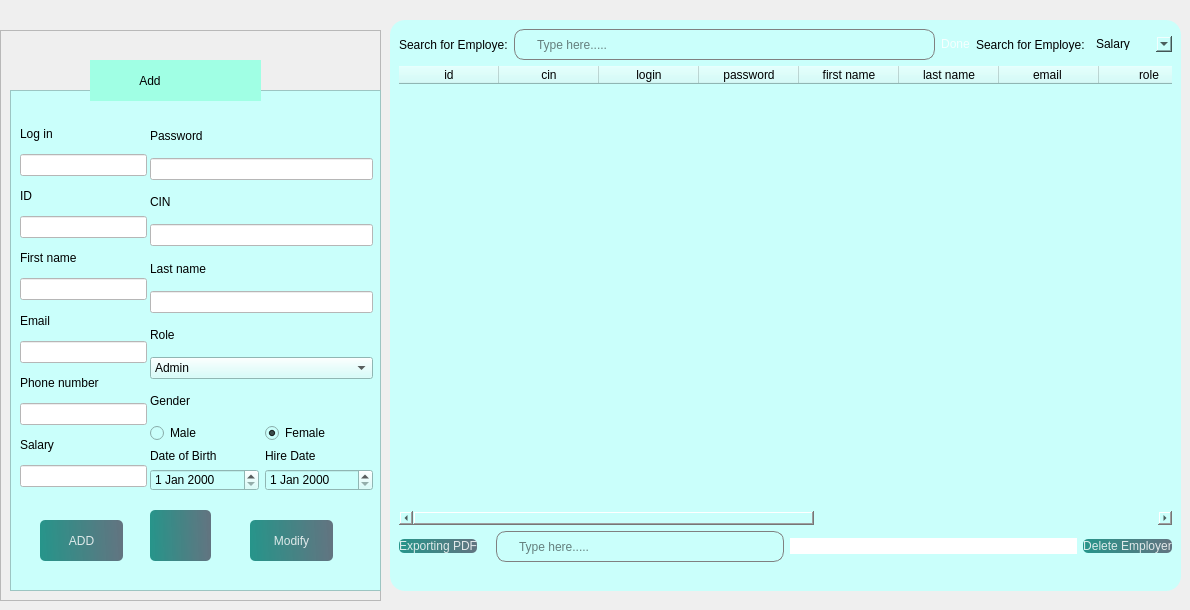
            <widget class="QWidget" name="a1">
             <widget class="QFrame" name="frame_3">
              <property name="geometry">
               <rect>
                <x>0</x>
                <y>30</y>
                <width>381</width>
                <height>571</height>
               </rect>
              </property>
              <property name="frameShape">
               <enum>QFrame::StyledPanel</enum>
              </property>
              <property name="frameShadow">
               <enum>QFrame::Raised</enum>
              </property>
              <widget class="QFrame" name="frame">
               <property name="geometry">
                <rect>
                 <x>10</x>
                 <y>60</y>
                 <width>371</width>
                 <height>501</height>
                </rect>
               </property>
               <property name="styleSheet">
                <string notr="true">
background-color: rgb(202, 255, 251)</string>
               </property>
               <property name="frameShape">
                <enum>QFrame::StyledPanel</enum>
               </property>
               <property name="frameShadow">
                <enum>QFrame::Raised</enum>
               </property>
               <widget class="QPushButton" name="addButton">
                <property name="geometry">
                 <rect>
                  <x>30</x>
                  <y>430</y>
                  <width>83</width>
                  <height>41</height>
                 </rect>
                </property>
                <property name="styleSheet">
                 <string notr="true">
#addButton{
color: rgb(0, 0, 0);
}
QPushButton, #addButton{
	background-color: qlineargradient(spread:pad, x1:0, y1:0.505682, x2:1, y2:0.477, stop:0 rgba(11, 131, 120, 219), stop:1 rgba(85, 98, 112, 226));
	color:rgba(255, 255, 255, 210);
	border-radius:5px;
}

QPushButton#addButton:hover{
	background-color: qlineargradient(spread:pad, x1:0, y1:0.505682, x2:1, y2:0.477, stop:0 rgba(150, 123, 111, 219), stop:1 rgba(85, 81, 84, 226));
}

QPushButton#addButton:pressed{
	padding-left:5px;
	padding-top:5px;
	background-color:rgba(150, 123, 111, 255);
}
</string>
                </property>
                <property name="text">
                 <string>ADD</string>
                </property>
                <property name="checkable">
                 <bool>true</bool>
                </property>
                <property name="checked">
                 <bool>true</bool>
                </property>
               </widget>
               <widget class="QPushButton" name="pushButton_20">
                <property name="geometry">
                 <rect>
                  <x>140</x>
                  <y>420</y>
                  <width>61</width>
                  <height>51</height>
                 </rect>
                </property>
                <property name="styleSheet">
                 <string notr="true">
#pushButton_20{
color: rgb(0, 0, 0);
}
QPushButton, #pushButton_20{
	background-color: qlineargradient(spread:pad, x1:0, y1:0.505682, x2:1, y2:0.477, stop:0 rgba(11, 131, 120, 219), stop:1 rgba(85, 98, 112, 226));
	color:rgba(255, 255, 255, 210);
	border-radius:5px;
}

QPushButton#pushButton_20:hover{
	background-color: qlineargradient(spread:pad, x1:0, y1:0.505682, x2:1, y2:0.477, stop:0 rgba(150, 123, 111, 219), stop:1 rgba(85, 81, 84, 226));
}

QPushButton#pushButton_20:pressed{
	padding-left:5px;
	padding-top:5px;
	background-color:rgba(150, 123, 111, 255);
}
</string>
                </property>
                <property name="text">
                 <string/>
                </property>
                <property name="icon">
                 <iconset resource="resource.qrc">
                  <normaloff>:/img/img/trash-2.svg</normaloff>:/img/img/trash-2.svg</iconset>
                </property>
               </widget>
               <widget class="QWidget" name="layoutWidget">
                <property name="geometry">
                 <rect>
                  <x>10</x>
                  <y>30</y>
                  <width>127</width>
                  <height>367</height>
                 </rect>
                </property>
                <layout class="QVBoxLayout" name="verticalLayout_18">
                 <item>
                  <widget class="QLabel" name="label_3">
                   <property name="styleSheet">
                    <string notr="true">
color: rgb(0, 0, 0);</string>
                   </property>
                   <property name="text">
                    <string>Log in</string>
                   </property>
                  </widget>
                 </item>
                 <item>
                  <widget class="QLineEdit" name="lineEdit_17">
                   <property name="styleSheet">
                    <string notr="true">background-color: rgb(255, 255, 255);
color: rgb(0, 0, 0);</string>
                   </property>
                  </widget>
                 </item>
                 <item>
                  <widget class="QLabel" name="label_7">
                   <property name="styleSheet">
                    <string notr="true">color: rgb(0, 0, 0);</string>
                   </property>
                   <property name="text">
                    <string>ID</string>
                   </property>
                  </widget>
                 </item>
                 <item>
                  <widget class="QLineEdit" name="lineEdit_16">
                   <property name="styleSheet">
                    <string notr="true">background-color: rgb(255, 255, 255);
color: rgb(0, 0, 0);</string>
                   </property>
                  </widget>
                 </item>
                 <item>
                  <widget class="QLabel" name="label_10">
                   <property name="styleSheet">
                    <string notr="true">color: rgb(0, 0, 0);</string>
                   </property>
                   <property name="text">
                    <string>First name</string>
                   </property>
                  </widget>
                 </item>
                 <item>
                  <widget class="QLineEdit" name="lineEdit_20">
                   <property name="styleSheet">
                    <string notr="true">background-color: rgb(255, 255, 255);
color: rgb(0, 0, 0);</string>
                   </property>
                  </widget>
                 </item>
                 <item>
                  <widget class="QLabel" name="label_11">
                   <property name="styleSheet">
                    <string notr="true">color: rgb(0, 0, 0);</string>
                   </property>
                   <property name="text">
                    <string>Email</string>
                   </property>
                  </widget>
                 </item>
                 <item>
                  <widget class="QLineEdit" name="lineEdit_21">
                   <property name="styleSheet">
                    <string notr="true">background-color: rgb(255, 255, 255);
color: rgb(0, 0, 0);</string>
                   </property>
                  </widget>
                 </item>
                 <item>
                  <widget class="QLabel" name="label_13">
                   <property name="styleSheet">
                    <string notr="true">color: rgb(0, 0, 0);</string>
                   </property>
                   <property name="text">
                    <string>Phone number</string>
                   </property>
                  </widget>
                 </item>
                 <item>
                  <widget class="QLineEdit" name="lineEdit_22">
                   <property name="styleSheet">
                    <string notr="true">background-color: rgb(255, 255, 255);
color: rgb(0, 0, 0);</string>
                   </property>
                  </widget>
                 </item>
                 <item>
                  <widget class="QLabel" name="label_12">
                   <property name="styleSheet">
                    <string notr="true">color: rgb(0, 0, 0);</string>
                   </property>
                   <property name="text">
                    <string>Salary</string>
                   </property>
                  </widget>
                 </item>
                 <item>
                  <widget class="QLineEdit" name="lineEdit_39">
                   <property name="styleSheet">
                    <string notr="true">background-color: rgb(255, 255, 255);
color: rgb(0, 0, 0);</string>
                   </property>
                  </widget>
                 </item>
                </layout>
               </widget>
               <widget class="QWidget" name="layoutWidget">
                <property name="geometry">
                 <rect>
                  <x>140</x>
                  <y>30</y>
                  <width>223</width>
                  <height>371</height>
                 </rect>
                </property>
                <layout class="QVBoxLayout" name="verticalLayout_19">
                 <item>
                  <widget class="QLabel" name="label_5">
                   <property name="styleSheet">
                    <string notr="true">color: rgb(0, 0, 0);</string>
                   </property>
                   <property name="text">
                    <string>Password</string>
                   </property>
                  </widget>
                 </item>
                 <item>
                  <widget class="QLineEdit" name="lineEdit_18">
                   <property name="styleSheet">
                    <string notr="true">background-color: rgb(255, 255, 255);
color: rgb(0, 0, 0);</string>
                   </property>
                  </widget>
                 </item>
                 <item>
                  <widget class="QLabel" name="label_6">
                   <property name="styleSheet">
                    <string notr="true">color: rgb(0, 0, 0);</string>
                   </property>
                   <property name="text">
                    <string>CIN</string>
                   </property>
                  </widget>
                 </item>
                 <item>
                  <widget class="QLineEdit" name="lineEdit_19">
                   <property name="styleSheet">
                    <string notr="true">background-color: rgb(255, 255, 255);
color: rgb(0, 0, 0);</string>
                   </property>
                  </widget>
                 </item>
                 <item>
                  <widget class="QLabel" name="label_9">
                   <property name="styleSheet">
                    <string notr="true">color: rgb(0, 0, 0);</string>
                   </property>
                   <property name="text">
                    <string>Last name</string>
                   </property>
                  </widget>
                 </item>
                 <item>
                  <widget class="QLineEdit" name="lineEdit_40">
                   <property name="styleSheet">
                    <string notr="true">background-color: rgb(255, 255, 255);
color: rgb(0, 0, 0);</string>
                   </property>
                  </widget>
                 </item>
                 <item>
                  <widget class="QLabel" name="label_46">
                   <property name="styleSheet">
                    <string notr="true">color: rgb(0, 0, 0);</string>
                   </property>
                   <property name="text">
                    <string>Role</string>
                   </property>
                  </widget>
                 </item>
                 <item>
                  <widget class="QComboBox" name="comboBox">
                   <property name="styleSheet">
                    <string notr="true">color: rgb(0, 0, 0);</string>
                   </property>
                   <item>
                    <property name="text">
                     <string>Admin</string>
                    </property>
                   </item>
                   <item>
                    <property name="text">
                     <string>sales section</string>
                    </property>
                   </item>
                   <item>
                    <property name="text">
                     <string>order section</string>
                    </property>
                   </item>
                   <item>
                    <property name="text">
                     <string>commande section</string>
                    </property>
                   </item>
                   <item>
                    <property name="text">
                     <string>stock section</string>
                    </property>
                   </item>
                  </widget>
                 </item>
                 <item>
                  <widget class="QLabel" name="label_8">
                   <property name="styleSheet">
                    <string notr="true">color: rgb(0, 0, 0);</string>
                   </property>
                   <property name="text">
                    <string>Gender</string>
                   </property>
                  </widget>
                 </item>
                 <item>
                  <layout class="QHBoxLayout" name="horizontalLayout_7">
                   <item>
                    <widget class="QRadioButton" name="radioButton">
                     <property name="styleSheet">
                      <string notr="true">color: rgb(0, 0, 0);</string>
                     </property>
                     <property name="text">
                      <string>Male</string>
                     </property>
                     <property name="checkable">
                      <bool>true</bool>
                     </property>
                     <property name="checked">
                      <bool>false</bool>
                     </property>
                     <property name="autoExclusive">
                      <bool>false</bool>
                     </property>
                    </widget>
                   </item>
                   <item>
                    <widget class="QRadioButton" name="radioButton_3">
                     <property name="styleSheet">
                      <string notr="true">color: rgb(0, 0, 0);</string>
                     </property>
                     <property name="text">
                      <string>Female</string>
                     </property>
                     <property name="checkable">
                      <bool>true</bool>
                     </property>
                     <property name="checked">
                      <bool>true</bool>
                     </property>
                     <property name="autoExclusive">
                      <bool>true</bool>
                     </property>
                    </widget>
                   </item>
                  </layout>
                 </item>
                 <item>
                  <layout class="QHBoxLayout" name="horizontalLayout_8">
                   <item>
                    <layout class="QVBoxLayout" name="verticalLayout_20">
                     <item>
                      <widget class="QLabel" name="label_44">
                       <property name="styleSheet">
                        <string notr="true">color: rgb(0, 0, 0);</string>
                       </property>
                       <property name="text">
                        <string>Date of Birth</string>
                       </property>
                      </widget>
                     </item>
                     <item>
                      <widget class="QDateEdit" name="dateEdit">
                       <property name="styleSheet">
                        <string notr="true">color: rgb(0, 0, 0);</string>
                       </property>
                      </widget>
                     </item>
                    </layout>
                   </item>
                   <item>
                    <layout class="QVBoxLayout" name="verticalLayout_21">
                     <item>
                      <widget class="QLabel" name="label_45">
                       <property name="styleSheet">
                        <string notr="true">color: rgb(0, 0, 0);</string>
                       </property>
                       <property name="text">
                        <string>Hire Date</string>
                       </property>
                      </widget>
                     </item>
                     <item>
                      <widget class="QDateEdit" name="dateEdit_2">
                       <property name="styleSheet">
                        <string notr="true">color: rgb(0, 0, 0);</string>
                       </property>
                      </widget>
                     </item>
                    </layout>
                   </item>
                  </layout>
                 </item>
                </layout>
               </widget>
               <widget class="QPushButton" name="modifyButton">
                <property name="geometry">
                 <rect>
                  <x>240</x>
                  <y>430</y>
                  <width>83</width>
                  <height>41</height>
                 </rect>
                </property>
                <property name="styleSheet">
                 <string notr="true">
#modifyButton{
color: rgb(0, 0, 0);
}
QPushButton, #modifyButton{
	background-color: qlineargradient(spread:pad, x1:0, y1:0.505682, x2:1, y2:0.477, stop:0 rgba(11, 131, 120, 219), stop:1 rgba(85, 98, 112, 226));
	color:rgba(255, 255, 255, 210);
	border-radius:5px;
}

QPushButton#modifyButton:hover{
	background-color: qlineargradient(spread:pad, x1:0, y1:0.505682, x2:1, y2:0.477, stop:0 rgba(150, 123, 111, 219), stop:1 rgba(85, 81, 84, 226));
}

QPushButton#modifyButton:pressed{
	padding-left:5px;
	padding-top:5px;
	background-color:rgba(150, 123, 111, 255);
}
</string>
                </property>
                <property name="text">
                 <string>Modify</string>
                </property>
                <property name="checkable">
                 <bool>true</bool>
                </property>
                <property name="checked">
                 <bool>true</bool>
                </property>
               </widget>
              </widget>
              <widget class="QLabel" name="label_14">
               <property name="geometry">
                <rect>
                 <x>90</x>
                 <y>30</y>
                 <width>171</width>
                 <height>41</height>
                </rect>
               </property>
               <property name="styleSheet">
                <string notr="true">color: rgb(0, 0, 0);
background-color: rgb(160, 255, 228);</string>
               </property>
               <property name="text">
                <string>               Add</string>
               </property>
              </widget>
             </widget>
             <widget class="QFrame" name="frame_7">
              <property name="geometry">
               <rect>
                <x>390</x>
                <y>20</y>
                <width>791</width>
                <height>571</height>
               </rect>
              </property>
              <property name="styleSheet">
               <string notr="true">
background-color: rgb(202, 255, 251);
border-radius:15px;
</string>
              </property>
              <property name="frameShape">
               <enum>QFrame::StyledPanel</enum>
              </property>
              <property name="frameShadow">
               <enum>QFrame::Raised</enum>
              </property>
              <layout class="QVBoxLayout" name="verticalLayout_17">
               <item>
                <layout class="QHBoxLayout" name="horizontalLayout_5">
                 <item>
                  <widget class="QLabel" name="label_15">
                   <property name="styleSheet">
                    <string notr="true">color: rgb(0, 0, 0);</string>
                   </property>
                   <property name="text">
                    <string>Search for Employe:</string>
                   </property>
                  </widget>
                 </item>
                 <item>
                  <widget class="QLineEdit" name="edit_2">
                   <property name="minimumSize">
                    <size>
                     <width>0</width>
                     <height>31</height>
                    </size>
                   </property>
                   <property name="styleSheet">
                    <string notr="true">QLineEdit{
	padding-left: 20px;
	border: 1px solid gray;	
	border-radius: 10px;
color: rgb(0, 0, 0);

}
</string>
                   </property>
                   <property name="placeholderText">
                    <string>Type here.....</string>
                   </property>
                  </widget>
                 </item>
                 <item>
                  <widget class="QPushButton" name="pushButton_4">
                   <property name="styleSheet">
                    <string notr="true">QPushButton, #pushButton_4 {
    background-color: qlineargradient(spread:pad, x1:0, y1:0.505682, x2:1, y2:0.477, 
        stop:0 rgba(11, 131, 120, 219), stop:1 rgba(85, 98, 112, 226));
    color: rgba(255, 255, 255, 210);
    border-radius: 5px;
    transition: background-color 0.3s ease-in-out; /* Transition effect */
}

QPushButton#pushButton_4:hover {
    background-color: qlineargradient(spread:pad, x1:0, y1:0.505682, x2:1, y2:0.477, 
        stop:0 rgba(150, 123, 111, 219), stop:1 rgba(85, 81, 84, 226));
}

QPushButton#pushButton_4:pressed {
    padding-left: 5px;
    padding-top: 5px;
    background-color: rgba(150, 123, 111, 255);
    transition: background-color 0.1s ease-out; /* Faster transition when pressed */
}
</string>
                   </property>
                   <property name="text">
                    <string>Done</string>
                   </property>
                  </widget>
                 </item>
                 <item>
                  <widget class="QLabel" name="label_28">
                   <property name="styleSheet">
                    <string notr="true">color: rgb(0, 0, 0);</string>
                   </property>
                   <property name="text">
                    <string>Search for Employe:</string>
                   </property>
                  </widget>
                 </item>
                 <item>
                  <widget class="QComboBox" name="comboBox_3">
                   <property name="styleSheet">
                    <string notr="true">color: rgb(0, 0, 0);</string>
                   </property>
                   <item>
                    <property name="text">
                     <string>Salary</string>
                    </property>
                    <property name="icon">
                     <iconset resource="resource.qrc">
                      <normaloff>:/img/img/dollar-sign.svg</normaloff>:/img/img/dollar-sign.svg</iconset>
                    </property>
                   </item>
                   <item>
                    <property name="text">
                     <string>Age</string>
                    </property>
                    <property name="icon">
                     <iconset resource="resource.qrc">
                      <normaloff>:/img/img/users.svg</normaloff>:/img/img/users.svg</iconset>
                    </property>
                   </item>
                   <item>
                    <property name="text">
                     <string>Date of hire</string>
                    </property>
                    <property name="icon">
                     <iconset resource="resource.qrc">
                      <normaloff>:/img/img/award.svg</normaloff>:/img/img/award.svg</iconset>
                    </property>
                   </item>
                  </widget>
                 </item>
                </layout>
               </item>
               <item>
                <widget class="QTableWidget" name="tableWidget">
                 <property name="styleSheet">
                  <string notr="true">color: rgb(0, 0, 0);</string>
                 </property>
                 <column>
                  <property name="text">
                   <string>id</string>
                  </property>
                 </column>
                 <column>
                  <property name="text">
                   <string>cin</string>
                  </property>
                 </column>
                 <column>
                  <property name="text">
                   <string>login</string>
                  </property>
                 </column>
                 <column>
                  <property name="text">
                   <string>password</string>
                  </property>
                 </column>
                 <column>
                  <property name="text">
                   <string>first name</string>
                  </property>
                 </column>
                 <column>
                  <property name="text">
                   <string>last name</string>
                  </property>
                 </column>
                 <column>
                  <property name="text">
                   <string>email </string>
                  </property>
                 </column>
                 <column>
                  <property name="text">
                   <string>role</string>
                  </property>
                 </column>
                 <column>
                  <property name="text">
                   <string>Phone</string>
                  </property>
                 </column>
                 <column>
                  <property name="text">
                   <string>gender</string>
                  </property>
                 </column>
                 <column>
                  <property name="text">
                   <string>salary</string>
                  </property>
                 </column>
                 <column>
                  <property name="text">
                   <string>dob</string>
                  </property>
                 </column>
                 <column>
                  <property name="text">
                   <string>Hire date</string>
                  </property>
                 </column>
                </widget>
               </item>
               <item>
                <layout class="QHBoxLayout" name="horizontalLayout_6">
                 <item>
                  <widget class="QPushButton" name="pushButton_29">
                   <property name="styleSheet">
                    <string notr="true">
#pushButton_29{
color: rgb(0, 0, 0);
}
QPushButton, #pushButton_29{
	background-color: qlineargradient(spread:pad, x1:0, y1:0.505682, x2:1, y2:0.477, stop:0 rgba(11, 131, 120, 219), stop:1 rgba(85, 98, 112, 226));
	color:rgba(255, 255, 255, 210);
	border-radius:5px;
}

QPushButton#pushButton_29:hover{
	background-color: qlineargradient(spread:pad, x1:0, y1:0.505682, x2:1, y2:0.477, stop:0 rgba(150, 123, 111, 219), stop:1 rgba(85, 81, 84, 226));
}

QPushButton#pushButton_29:pressed{
	padding-left:5px;
	padding-top:5px;
	background-color:rgba(150, 123, 111, 255);
}
</string>
                   </property>
                   <property name="text">
                    <string>Exporting PDF</string>
                   </property>
                  </widget>
                 </item>
                 <item>
                  <widget class="QLabel" name="label_42">
                   <property name="text">
                    <string/>
                   </property>
                   <property name="pixmap">
                    <pixmap resource="resource.qrc">:/img/img/download.svg</pixmap>
                   </property>
                  </widget>
                 </item>
                 <item>
                  <widget class="QLineEdit" name="edit_5">
                   <property name="minimumSize">
                    <size>
                     <width>0</width>
                     <height>31</height>
                    </size>
                   </property>
                   <property name="styleSheet">
                    <string notr="true">QLineEdit{
	padding-left: 20px;
	border: 1px solid gray;	
	border-radius: 10px;
color: rgb(0, 0, 0);

}
</string>
                   </property>
                   <property name="placeholderText">
                    <string>Type here.....</string>
                   </property>
                  </widget>
                 </item>
                 <item>
                  <widget class="QLineEdit" name="lineEdit_128">
                   <property name="styleSheet">
                    <string notr="true">background-color: rgb(255, 255, 255);
color: rgb(0, 0, 0);</string>
                   </property>
                  </widget>
                 </item>
                 <item>
                  <widget class="QPushButton" name="deleteButton">
                   <property name="styleSheet">
                    <string notr="true">
#pushButton_21{
color: rgb(0, 0, 0);
}
QPushButton, #pushButton_21{
	background-color: qlineargradient(spread:pad, x1:0, y1:0.505682, x2:1, y2:0.477, stop:0 rgba(11, 131, 120, 219), stop:1 rgba(85, 98, 112, 226));
	color:rgba(255, 255, 255, 210);
	border-radius:5px;
}

QPushButton#pushButton_21:hover{
	background-color: qlineargradient(spread:pad, x1:0, y1:0.505682, x2:1, y2:0.477, stop:0 rgba(150, 123, 111, 219), stop:1 rgba(85, 81, 84, 226));
}

QPushButton#pushButton_21:pressed{
	padding-left:5px;
	padding-top:5px;
	background-color:rgba(150, 123, 111, 255);
}
</string>
                   </property>
                   <property name="text">
                    <string>Delete Employer</string>
                   </property>
                   <property name="checkable">
                    <bool>true</bool>
                   </property>
                   <property name="checked">
                    <bool>false</bool>
                   </property>
                  </widget>
                 </item>
                </layout>
               </item>
               <item>
                <widget class="QLabel" name="pic1">
                 <property name="text">
                  <string/>
                 </property>
                 <property name="pixmap">
                  <pixmap>img/Nouveau dossier/aze.png</pixmap>
                 </property>
                </widget>
               </item>
              </layout>
             </widget>
            </widget>
